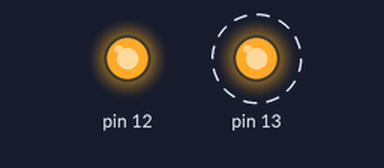
The sketch below on a simulated Arduino Uno, built with avr-gcc and run on an emulated ATmega328P. On the bench: output pins drawn as LEDs (lit = HIGH). Dashed ring = blinking.

Above: at 0.12 s.
At 4.62 s:
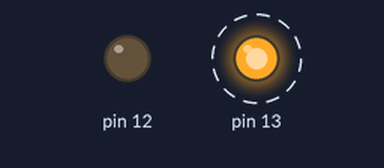
Timing chart, 0 to 6.5 s (numbered marks = the images above):
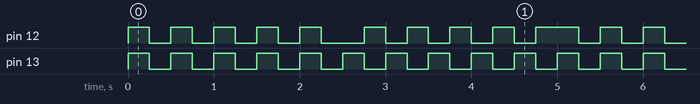

The sketch:

sketch_leds.ino
```cpp
void setup() {
  pinMode(13, OUTPUT);
  pinMode(12, OUTPUT);
}

void loop() {
  // put your main code here, to run repeatedly:
  for (int i = 0; i < 5; i++){
    //LED 12
    digitalWrite(13, HIGH);
    digitalWrite(12, HIGH);
    delay(250);

    //LED 13
    digitalWrite(13, LOW);
    digitalWrite(12, LOW);
    delay(250);
  }

  for (int i = 5; i > 0; i --){
    //LED 12
    digitalWrite(13, HIGH);
    digitalWrite(12, LOW);
    delay(250);

    //LED 13
    digitalWrite(13, LOW);
    digitalWrite(12, HIGH);
    delay(250);
  }
}
```

Measured:
- by itself, pin 12: repeats every 5.0 s: 4 × (LOW 0.25 s, HIGH 0.25 s), LOW 0.50 s, 4 × (HIGH 0.25 s, LOW 0.25 s), HIGH 0.50 s
- by itself, pin 13: alternates HIGH for 0.25 s and LOW for 0.25 s
- by itself, everything shown: repeats every 5.0 s, in 20 steps
